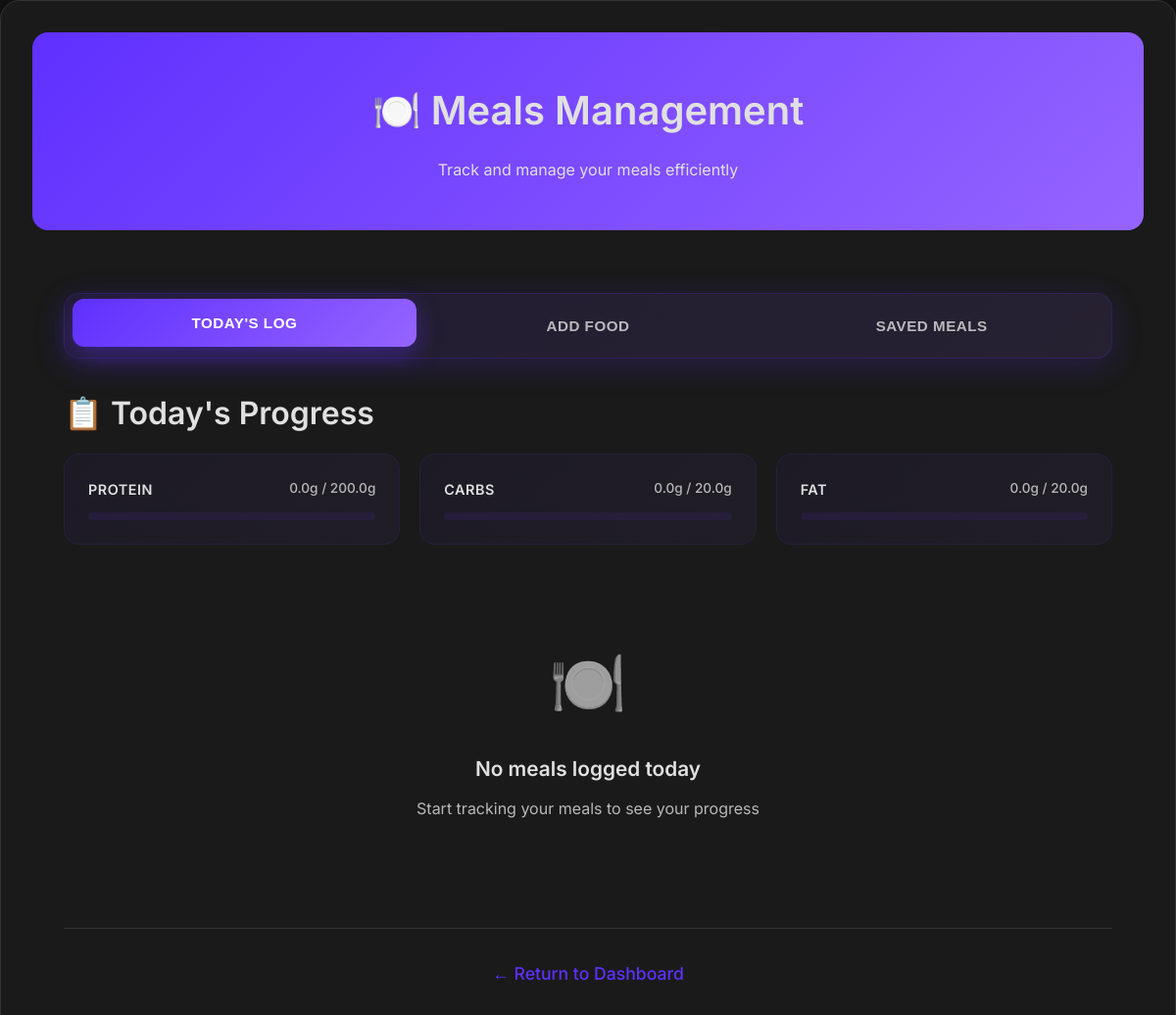
The page /meals (signed in) on the database its author committed.
### tables this page shows
CREATE TABLE goals (
            id INTEGER PRIMARY KEY AUTOINCREMENT,
            user_id INTEGER,
            weight_goal REAL,
            calorie_goal INTEGER, protein_goal REAL, carbs_goal REAL, fat_goal REAL,
            FOREIGN KEY (user_id) REFERENCES users(id)
        );

### cedhealth_app.py (the view, shortened to what this page needs)
@app.route('/meals', methods=['GET', 'POST'])
def meals():
    if 'user_id' not in session:
        return redirect(url_for('login'))
    nutrition_data = None
    error_message = None
    analyze_results = []
    total_nutrition = {'calories': 0, 'protein': 0, 'fat': 0, 'carbs': 0, 'fiber': 0}
    date_filter = request.args.get('date')
    if not date_filter:
        date_filter = datetime.now().date().isoformat()
    user_id = session['user_id']
    conn = sqlite3.connect('cedhealth.db')
    c = conn.cursor()
    c.execute('SELECT * FROM meals WHERE user_id = ? AND date = ? ORDER BY id DESC',
              (user_id, date_filter))
    meals_by_user = c.fetchall()
    c.execute('SELECT SUM(protein), SUM(carbs), SUM(fat) FROM meals WHERE user_id = ? AND date = ?',
              (user_id, date_filter))
    macro_totals = c.fetchone()
    c.execute('SELECT protein_goal, carbs_goal, fat_goal FROM goals WHERE user_id = ?', (user_id,))
    macro_goals = c.fetchone()
    c.execute('''
        SELECT sm.id, sm.meal_name, sm.created_date,
               SUM(smi.calories) as total_calories,
               SUM(smi.protein) as total_protein,
               SUM(smi.fat) as total_fat,
               SUM(smi.carbs) as total_carbs
        FROM saved_meals sm
        LEFT JOIN saved_meal_items smi ON sm.id = smi.saved_meal_id
        WHERE sm.user_id = ?
        GROUP BY sm.id, sm.meal_name, sm.created_date
        ORDER BY sm.created_date DESC
    ''', (user_id,))
    saved_meals_data = c.fetchall()
    conn.close()
    return render_template('meals.html',
                           meals=meals_by_user,
                           selected_date=date_filter,
                           nutrition_data=nutrition_data,
                           error_message=error_message,
                           macro_totals=macro_totals,
                           macro_goals=macro_goals,
                           current_date=datetime.now().date().isoformat(),
                           saved_meals=saved_meals_data,
                           analyze_results=analyze_results,
                           total_nutrition=total_nutrition)

### templates/meals.html (shortened to what this page needs)
<!DOCTYPE html>
<html lang="en">
<head>
    <link rel="stylesheet" href="/static/style.css">
</head>
<body>
    <div class="container">
        <div class="header">
            <h1>🍽️ Meals Management</h1>
            <p>Track and manage your meals efficiently</p>
        </div>
        <div class="content">
            <div class="meal-tabs">
                <button class="meal-tab active" onclick="switchTab('today-log')">Today's Log</button>
                <button class="meal-tab" onclick="switchTab('add-food')">Add Food</button>
                <button class="meal-tab" onclick="switchTab('saved-meals')">Saved Meals</button>
            </div>
            <div id="today-log" class="tab-content active">
                <div class="section-card">
                    <h2>📋 Today's Progress</h2>
                    <div class="macro-grid">
                        <div class="macro-item">
                            <div class="macro-header">
                                <span class="macro-label">Protein</span>
                                <span class="macro-progress">
                                    {{ "%.1f"|format(macro_totals[0] or 0) }}g / {{ "%.1f"|format(macro_goals[0] or 0) }}g
                                </span>
                            </div>
                            <div class="progress-bar">
                            </div>
                        </div>
                        <div class="macro-item">
                            <div class="macro-header">
                                <span class="macro-label">Carbs</span>
                                <span class="macro-progress">
                                    {{ "%.1f"|format(macro_totals[1] or 0) }}g / {{ "%.1f"|format(macro_goals[1] or 0) }}g
                                </span>
                            </div>
                            <div class="progress-bar">
                            </div>
                        </div>
                        <div class="macro-item">
                            <div class="macro-header">
                                <span class="macro-label">Fat</span>
                                <span class="macro-progress">
                                    {{ "%.1f"|format(macro_totals[2] or 0) }}g / {{ "%.1f"|format(macro_goals[2] or 0) }}g
                                </span>
                            </div>
                            <div class="progress-bar">
                            </div>
                        </div>
                    </div>
                    {% if meals %}
                        <div class="meals-grid">
                            {% for meal in meals %}
                                <div class="meal-card">
                                    <div class="meal-header">
                                        <h3>{{ meal[2] }}</h3>
                                        <span class="meal-date">{{ meal[7] }}</span>
                                    </div>
                                    <div class="meal-nutrition">
                                        <div class="nutrition-item">
                                            <span class="value">{{ "%.0f"|format(meal[3]) }}</span>
                                            <span class="label">Calories</span>
                                        </div>
                                        <div class="nutrition-item">
                                            <span class="value">{{ "%.1f"|format(meal[4]) }}g</span>
                                            <span class="label">Protein</span>
                                        </div>
                                        <div class="nutrition-item">
                                            <span class="value">{{ "%.1f"|format(meal[5]) }}g</span>
                                            <span class="label">Fat</span>
                                        </div>
                                        <div class="nutrition-item">
                                            <span class="value">{{ "%.1f"|format(meal[6]) }}g</span>
                                            <span class="label">Carbs</span>
                                        </div>
                                    </div>
                                    <div class="meal-actions" style="display: flex; gap: 10px; margin-top: 16px;">
                                        <button class="btn btn-secondary" onclick="editMeal({{ meal[0] }}, '{{ meal[2] }}', {{ meal[3] }}, {{ meal[4] }}, {{ meal[5] }}, {{ meal[6] }})" style="background: linear-gradient(135deg, #6366f1 0%, #8b5cf6 100%); color: white; border: none; padding: 8px 16px; border-radius: 8px; font-size: 0.85rem; font-weight: 500;">Edit</button>
                                        <form method="POST" action="{{ url_for('delete_meal', meal_id=meal[0]) }}" style="display: inline;">
                                            <button type="submit" class="btn btn-danger" onclick="return confirm('Delete this meal?')">Delete</button>
                                        </form>
                                    </div>
                                </div>
                            {% endfor %}
                        </div>
                    {% else %}
                        <div class="empty-state">
                            <div class="empty-icon">🍽️</div>
                            <h3>No meals logged today</h3>
                            <p>Start tracking your meals to see your progress</p>
                        </div>
                    {% endif %}
                </div>
            </div>
            <div class="back-link">
                <a href="/dashboard">← Return to Dashboard</a>
            </div>
        </div>
    </div>
</body>
</html>

### static/style.css (style rules this page uses)
* { margin: 0; padding: 0; box-sizing: border-box; }
:root { --primary-bg: #121212; --secondary-bg: #1A1A1A; --tertiary-bg: #2A2A2A; --card-bg: #1A1A1A; --accent-color: #5f30ff; --accent-gradient: linear-gradient(135deg, #5f30ff 0%, #9664ff 100%); --accent-hover: #7c3aed; --text-primary: #e0e0e0; --text-secondary: #B8B8B8; --text-muted: #888888; --border-color: #333333; --shadow-light: rgba(95, 48, 255, 0.1); --shadow-medium: rgba(0, 0, 0, 0.3); --shadow-heavy: rgba(0, 0, 0, 0.5); --radius-sm: 8px; --radius-md: 12px; --radius-lg: 16px; --radius-xl: 20px; --space-xs: 0.5rem; --space-sm: 0.75rem; --space-md: 1rem; --space-lg: 1.5rem; --space-xl: 2rem; --space-2xl: 3rem; }
body { font-family: 'Inter', 'Poppins', -apple-system, BlinkMacSystemFont, 'Segoe UI', Roboto, sans-serif; line-height: 1.6; color: var(--text-primary); background-color: var(--primary-bg); min-height: 100vh; font-weight: 400; }
h1, h2, h3, h4, h5, h6 { font-weight: 600; margin-bottom: var(--space-md); color: var(--text-primary); font-family: 'Inter', sans-serif; }
h1 { font-size: 2.5rem; }
h2 { font-size: 2rem; }
h3 { font-size: 1.5rem; }
p, span, div, label, li, td, th { color: var(--text-primary); font-family: 'Inter', sans-serif; }
a { color: var(--accent-color); text-decoration: none; transition: color 0.3s ease; }
.container { max-width: 1200px; margin: 0 auto; padding: var(--space-xl); background: var(--card-bg); border-radius: var(--radius-xl); box-shadow: 0 8px 32px var(--shadow-medium); border: 1px solid var(--border-color); }
.header, .page-header { background: var(--accent-gradient); color: white; padding: var(--space-2xl) var(--space-xl); text-align: center; border-radius: var(--radius-lg); margin-bottom: var(--space-xl); position: relative; }
.back-link { text-align: center; margin-top: var(--space-2xl); padding-top: var(--space-xl); border-top: 1px solid var(--border-color); }
.back-link a { color: var(--accent-color); text-decoration: none; font-weight: 500; transition: color 0.3s ease; font-size: 1.1rem; }
.content { padding: var(--space-xl); }

### templates/meals.html (style rules this page uses)
.meal-tabs { display: flex; background: linear-gradient(135deg, rgba(95, 48, 255, 0.1) 0%, rgba(150, 100, 255, 0.1) 100%); border-radius: 16px; padding: 8px; margin-bottom: 30px; box-shadow: 0 8px 32px rgba(95, 48, 255, 0.2); border: 1px solid rgba(95, 48, 255, 0.2); }
.meal-tab { flex: 1; padding: 16px 24px; background: transparent; border: none; border-radius: 12px; color: rgba(224, 224, 224, 0.8); font-weight: 600; cursor: pointer; transition: all 0.4s cubic-bezier(0.4, 0, 0.2, 1); position: relative; font-size: 0.95rem; text-transform: uppercase; letter-spacing: 0.5px; }
.meal-tab.active { background: linear-gradient(135deg, #5f30ff 0%, #9664ff 100%); color: white; transform: translateY(-3px); box-shadow: 0 8px 25px rgba(95, 48, 255, 0.4); }
.tab-content { display: none; animation: fadeIn 0.5s ease-in-out; }
.tab-content.active { display: block; }
.macro-grid { display: grid; grid-template-columns: repeat(auto-fit, minmax(250px, 1fr)); gap: 20px; margin-bottom: 30px; }
.macro-item { background: linear-gradient(135deg, rgba(95, 48, 255, 0.05) 0%, rgba(150, 100, 255, 0.05) 100%); border-radius: 16px; padding: 24px; border: 1px solid rgba(95, 48, 255, 0.1); transition: all 0.3s ease; }
.macro-header { display: flex; justify-content: space-between; align-items: center; margin-bottom: 12px; }
.macro-label { font-weight: 600; color: var(--text-primary); font-size: 0.9rem; text-transform: uppercase; letter-spacing: 0.5px; }
.macro-progress { font-size: 0.85rem; color: var(--text-secondary); font-weight: 500; }
.progress-bar { width: 100%; height: 8px; background: rgba(95, 48, 255, 0.1); border-radius: 4px; overflow: hidden; position: relative; }
.empty-state { text-align: center; padding: 60px 20px; color: var(--text-secondary); }
.empty-icon { font-size: 4rem; margin-bottom: 20px; opacity: 0.6; }
.empty-state h3 { color: var(--text-primary); margin-bottom: 12px; font-size: 1.3rem; }
.empty-state p { color: var(--text-secondary); font-size: 1rem; line-height: 1.6; }

### rows shown on the page
goals: protein_goal "200.0", carbs_goal "20.0", fat_goal "20.0"

### other values the page prints
{{ "%.1f"|format(macro_totals[0] or 0) }} "0.0"
{{ "%.1f"|format(macro_totals[1] or 0) }} "0.0"
{{ "%.1f"|format(macro_totals[2] or 0) }} "0.0"
